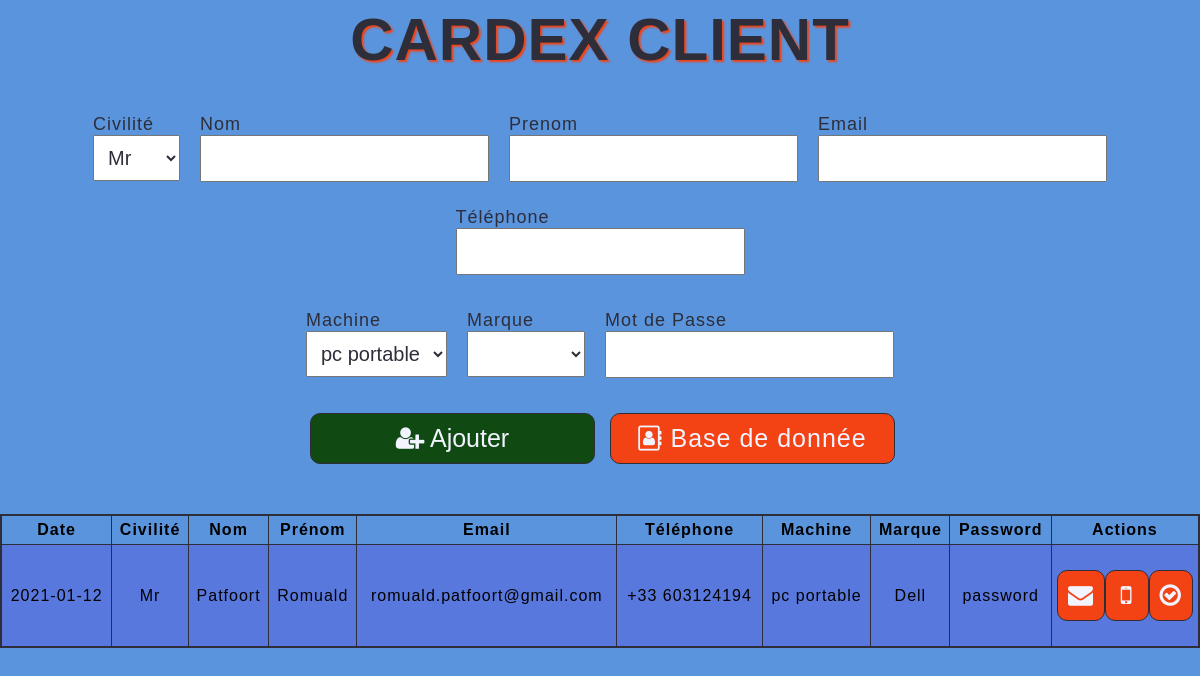
The page / on the database its author committed.
### tables this page shows
CREATE TABLE `cardex` (
  `id` int(11) NOT NULL,
  `affichage` varchar(3) NOT NULL DEFAULT 'oui',
  `civilite` varchar(20) NOT NULL,
  `last_name` varchar(100) NOT NULL,
  `first_name` varchar(100) NOT NULL,
  `email` varchar(100) NOT NULL,
  `phone` int(11) NOT NULL,
  `items_category` int(11) NOT NULL,
  `brand_category` int(11) NOT NULL,
  `password` varchar(100) NOT NULL,
  `join_date` date NOT NULL DEFAULT current_timestamp()
);

CREATE TABLE `items` (
  `id` int(11) NOT NULL,
  `name` varchar(100) NOT NULL
);

CREATE TABLE `brand` (
  `id` int(11) NOT NULL,
  `brand_name` varchar(100) NOT NULL
);

### index.php (the view, shortened to what this page needs)
<?php
    $civilite = $first_name = $last_name = $phone = $email = $brand = $items = $password = $emptyError = $phoneError = $emailError = "";
?>
<!DOCTYPE html>
<html>
    <head>
        <link rel="stylesheet" href="style.css">
        <link rel="stylesheet" href="https://cdnjs.cloudflare.com/ajax/libs/font-awesome/4.7.0/css/font-awesome.min.css">
    </head>
    <body>
        <h1>Cardex client</h1>
        <form class="form" role="form" action="index.php" method="post">
            <div class="row">
                <div class="form-group">
                    <label for="civilite">Civilité </label>
                    <select name="civilite" class = "form-control">
                        <option value="Mr">Mr</option>
                    </select>
                </div>
                <div class="form-group">
                    <label for="name">Nom</label>
                    <input type="text" name="last_name" value="<?php echo $last_name; ?>">
                </div>
                <div class="form-group">
                    <label for="firstname">Prenom</label>
                    <input type="text" name="first_name" value="<?php echo $first_name; ?>">
                </div>
                <div class="form-group">
                    <label for="email">Email</label>
                    <input type="text" name="email" value="<?php echo $email; ?>">
                </div>
                <div class="form-group">
                    <label for="phone">Téléphone</label>
                    <input type="text" name="phone" value="<?php echo $phone; ?> ">
                </div>
            </div>
            <div class="row">
                <div class="form-group">
                    <label for="items">Machine </label>
                    <select class="form-control" name="items">
                        <?php
                            $db = Database::connect();
                            foreach($db->query('SELECT * FROM items ORDER BY id ASC')as $row){
                                echo '<option value="'.$row['id'].'">'.$row['name'].'</option>';
                            }
                        ?>
                    </select>
                </div>
                <div class="form-group">
                    <label for="brand">Marque </label>
                    <select class="form-control" name="brand">
                        <?php
                            $db = Database::connect();
                            foreach($db->query('SELECT * FROM brand')as $row){
                                echo '<option value="'.$row['id'].'">'.$row['brand_name'].'</option>';
                            }
                        ?>
                    </select>
                </div>
                <div class="form-group">
                    <label for="password">Mot de Passe</label>
                    <input type="text" name="password" value="<?php echo $password; ?>">
                </div>
            </div>
            <div class="btns-container">
                <button type="submit"><span class="fa fa-user-plus"></span> Ajouter</button>
                <a href="admin/index.php"><span class="fa fa-address-book-o"></span> Base de donnée</a>
            </div>
        </form>
        <table>
            <thead>
                <tr>
                    <th>Date </th>
                    <th>Civilité</th>
                    <th>Nom</th>
                    <th>Prénom</th>
                    <th>Email</th>
                    <th>Téléphone</th>
                    <th>Machine</th>
                    <th>Marque</th>
                    <th>Password</th>
                    <th>Actions</th>
                </tr>
            </thead>
            <tbody>
                <?php
                    $db = Database::connect();
                    $statement = $db->query('SELECT cardex.id, cardex.civilite, cardex.last_name, cardex.first_name, cardex.email, cardex.phone, cardex.password, cardex.join_date, items.name AS machine, brand.brand_name AS marque
                                             FROM cardex
                                             LEFT JOIN brand ON cardex.brand_category = brand.id
                                             LEFT JOIN items ON cardex.items_category = items.id
                                             WHERE affichage IN ("oui")
                                             ORDER BY cardex.join_date DESC ');
                    while($cardex = $statement->fetch()){
                        echo '<tr>';
                        echo '<td>'.$cardex['join_date'].'</td>';
                        echo '<td>'.$cardex['civilite'].'</td>';
                        echo '<td>'.$cardex['last_name'].'</td>';
                        echo '<td>'.$cardex['first_name'].'</td>';
                        echo '<td>'.$cardex['email'].'</td>';
                        echo '<td> +33 '.$cardex['phone'].'</td>';
                        echo '<td>' .$cardex['machine'].'</td>';
                        echo '<td>' .$cardex['marque'].'</td>';
                        echo '<td>' .$cardex['password'].'</td>';
                        echo '<td class="action">';
                        echo '<a href="message.php?id=' .$cardex['id']. '"><span class="fa fa-envelope"></span></a>';
                        echo '<a href="texto.php?id=' .$cardex['id']. '"><span class ="fa fa-mobile-phone"></span></a>';
                        echo '<a href="affichage.php?id=' .$cardex['id']. '"><span class ="fa fa-check-circle-o"></span></a>';
                        echo '</td>';
                        echo '</tr>';
                    }
                ?>
            </tbody>
        </table>
    </body>
</html>

### style.css (style rules this page uses)
body { background: rgba(89,148,221,1); font-family: Arial, Helvetica, sans-serif; letter-spacing: 1px; }
h1 { color:#2E2E3A; text-shadow: 2px 2px 2px #F34213; font-size: 60px; text-align: center; padding-top: 5px; text-transform: uppercase; }
form { display:flex; flex-flow: column wrap; align-items: center; justify-content: center; margin: 25px auto; }
.row { display: flex; flex:100%; flex-wrap: wrap; justify-content: center; width: auto; margin: 5px; color:#2E2E3A; }
.form-group { display: flex; flex-flow: column wrap; margin: 10px; }
input, select { width: 100%; height: auto; padding: 10px; font-size: 20px; color:#2E2E3A; }
label { font-size: 18px; color:#2E2E3A; }
.btns-container { display: flex; align-items: center; justify-content: space-between; min-width: 600px; margin-right: 10px; }
a, button { padding: 10px; margin: 20px auto ; font-size: 25px; text-align: center; border: 1px solid #2e2e3a; border-radius: 10px; width: 50%; color:#F2F4FF; }
a { background: #f34213; text-decoration: none; }
button { background: #104911; margin: auto 15px; }
table { display: table; width: 100%; height: auto; border-collapse: collapse; border: 2px solid #2e2e3a; }
th,td { padding: 5px; border: 1px solid #2e2e3a; text-align: center; height: auto; }
tbody tr:nth-child(odd) { background-color: #5978dd; border-top: 1px solid #2e2e3a; }
.action { display: flex; align-items: center; justify-content: center; border:none; }

### rows shown on the page
cardex: join_date "2021-01-12", civilite "Mr", last_name "Patfoort", first_name "Romuald", email "romuald.patfoort@gmail.com", phone "603124194", items_category.name "pc portable", brand_category.brand_name "Dell", password "password"

### other values the page prints
form field items "pc portable"
